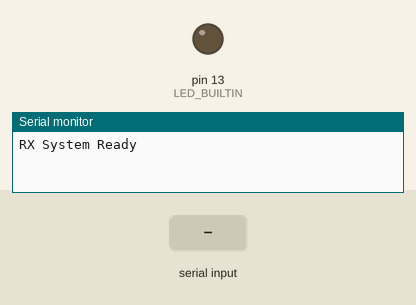
The sketch below on a simulated Arduino Uno, built with avr-gcc and run on an emulated ATmega328P. On the bench: output pins drawn as LEDs (lit = HIGH), the last lines printed to the serial monitor. The inputs (shaded band) are chosen by the test bench.

Above: at 3.2 s.
3.3 s: "A" received over the second serial link
At 4.5 s:
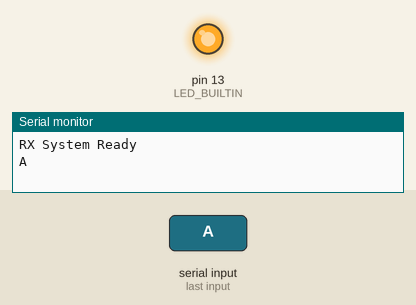
4.8 s: "a" received over the second serial link
At 5.6 s:
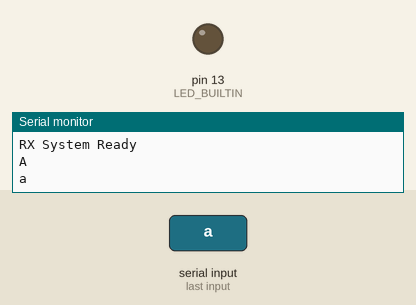
Timing chart, 0 to 7.8 s (numbered marks = the images above; inputs shaded):
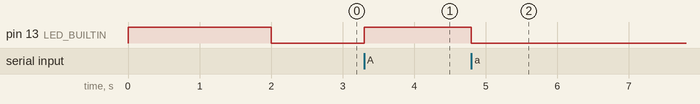

Measured:
- after the input at 3.3 s, pin 13 (LED_BUILTIN): LOW → HIGH at once
- after the input at 4.8 s, pin 13 (LED_BUILTIN): HIGH → LOW at once

The sketch:

RxSide_Check.ino
```cpp
#include <SoftwareSerial.h>

SoftwareSerial bluetoothSerial(10, 11); // RX, TX pins for Bluetooth communication
void setup()
{
  // put your setup code here, to run once:
  Serial.begin(9600);
  bluetoothSerial.begin(9600); // Set the baud rate for Bluetooth communication
  pinMode(LED_BUILTIN, OUTPUT);

   digitalWrite(LED_BUILTIN, HIGH);
  delay(2000);
  digitalWrite(LED_BUILTIN, LOW);
  Serial.println("RX System Ready");

}

void loop()
{
  // put your main code here, to run repeatedly:
  if(bluetoothSerial.available())
  {
    char val =bluetoothSerial.read();
    Serial.println(val);
    if(val == 'A')
    {
      digitalWrite(LED_BUILTIN, HIGH);
    }
    else if(val == 'a')
    {
      digitalWrite(LED_BUILTIN, LOW);
    }
  }
}
```
